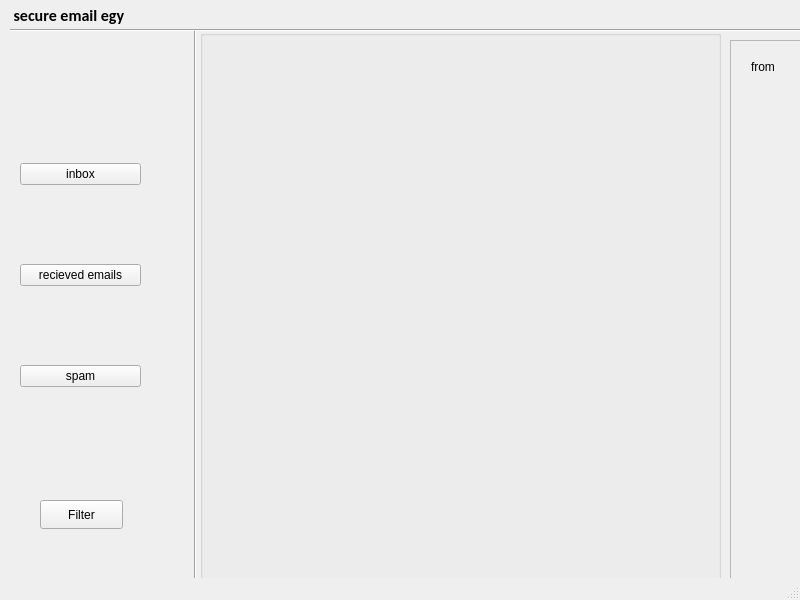
<?xml version="1.0" encoding="UTF-8"?>
<ui version="4.0">
 <class>MainWindowtest</class>
 <widget class="QMainWindow" name="MainWindowtest">
  <property name="geometry">
   <rect>
    <x>0</x>
    <y>0</y>
    <width>800</width>
    <height>600</height>
   </rect>
  </property>
  <property name="windowTitle">
   <string>MainWindowtest</string>
  </property>
  <widget class="QWidget" name="centralwidget">
   <widget class="QScrollArea" name="scrollArea">
    <property name="geometry">
     <rect>
      <x>730</x>
      <y>40</y>
      <width>661</width>
      <height>661</height>
     </rect>
    </property>
    <property name="verticalScrollBarPolicy">
     <enum>Qt::ScrollBarAlwaysOn</enum>
    </property>
    <property name="widgetResizable">
     <bool>true</bool>
    </property>
    <widget class="QWidget" name="scrollAreaWidgetContents">
     <property name="geometry">
      <rect>
       <x>0</x>
       <y>0</y>
       <width>642</width>
       <height>659</height>
      </rect>
     </property>
     <widget class="QLabel" name="emailcontent">
      <property name="geometry">
       <rect>
        <x>30</x>
        <y>60</y>
        <width>591</width>
        <height>591</height>
       </rect>
      </property>
      <property name="font">
       <font>
        <family>Microsoft JhengHei</family>
        <pointsize>16</pointsize>
       </font>
      </property>
      <property name="layoutDirection">
       <enum>Qt::RightToLeft</enum>
      </property>
      <property name="text">
       <string/>
      </property>
      <property name="textFormat">
       <enum>Qt::AutoText</enum>
      </property>
      <property name="scaledContents">
       <bool>false</bool>
      </property>
      <property name="wordWrap">
       <bool>true</bool>
      </property>
      <property name="margin">
       <number>12</number>
      </property>
     </widget>
     <widget class="QLabel" name="label">
      <property name="geometry">
       <rect>
        <x>20</x>
        <y>10</y>
        <width>101</width>
        <height>31</height>
       </rect>
      </property>
      <property name="text">
       <string>from</string>
      </property>
     </widget>
     <widget class="QLabel" name="label_2">
      <property name="geometry">
       <rect>
        <x>142</x>
        <y>9</y>
        <width>201</width>
        <height>31</height>
       </rect>
      </property>
      <property name="text">
       <string>@Develpers.com</string>
      </property>
     </widget>
    </widget>
   </widget>
   <widget class="Line" name="line_2">
    <property name="geometry">
     <rect>
      <x>180</x>
      <y>30</y>
      <width>31</width>
      <height>701</height>
     </rect>
    </property>
    <property name="orientation">
     <enum>Qt::Vertical</enum>
    </property>
   </widget>
   <widget class="QPushButton" name="pushButton">
    <property name="geometry">
     <rect>
      <x>40</x>
      <y>500</y>
      <width>83</width>
      <height>29</height>
     </rect>
    </property>
    <property name="text">
     <string>Filter</string>
    </property>
   </widget>
   <widget class="QLabel" name="header">
    <property name="geometry">
     <rect>
      <x>10</x>
      <y>0</y>
      <width>251</width>
      <height>31</height>
     </rect>
    </property>
    <property name="font">
     <font>
      <family>Calibri</family>
      <pointsize>12</pointsize>
      <bold>true</bold>
     </font>
    </property>
    <property name="text">
     <string> secure email egy</string>
    </property>
   </widget>
   <widget class="QGroupBox" name="inboxgroupbox_2">
    <property name="geometry">
     <rect>
      <x>200</x>
      <y>30</y>
      <width>521</width>
      <height>671</height>
     </rect>
    </property>
    <property name="title">
     <string/>
    </property>
    <widget class="QWidget" name="verticalLayoutWidget_3">
     <property name="geometry">
      <rect>
       <x>0</x>
       <y>10</y>
       <width>511</width>
       <height>661</height>
      </rect>
     </property>
     <layout class="QVBoxLayout" name="verticalLayout_3"/>
    </widget>
   </widget>
   <widget class="Line" name="line">
    <property name="geometry">
     <rect>
      <x>10</x>
      <y>20</y>
      <width>1381</width>
      <height>20</height>
     </rect>
    </property>
    <property name="orientation">
     <enum>Qt::Horizontal</enum>
    </property>
   </widget>
   <widget class="QWidget" name="verticalLayoutWidget">
    <property name="geometry">
     <rect>
      <x>20</x>
      <y>90</y>
      <width>121</width>
      <height>371</height>
     </rect>
    </property>
    <layout class="QVBoxLayout" name="verticalLayout">
     <item>
      <widget class="QPushButton" name="inboxbutton">
       <property name="text">
        <string>inbox</string>
       </property>
      </widget>
     </item>
     <item>
      <widget class="QPushButton" name="pushButton_7">
       <property name="text">
        <string>recieved emails</string>
       </property>
      </widget>
     </item>
     <item>
      <widget class="QPushButton" name="spambutton">
       <property name="text">
        <string>spam</string>
       </property>
      </widget>
     </item>
    </layout>
   </widget>
   <widget class="Line" name="line_3">
    <property name="geometry">
     <rect>
      <x>0</x>
      <y>705</y>
      <width>1401</width>
      <height>21</height>
     </rect>
    </property>
    <property name="orientation">
     <enum>Qt::Horizontal</enum>
    </property>
   </widget>
  </widget>
  <widget class="QMenuBar" name="menubar">
   <property name="geometry">
    <rect>
     <x>0</x>
     <y>0</y>
     <width>800</width>
     <height>25</height>
    </rect>
   </property>
  </widget>
  <widget class="QStatusBar" name="statusbar"/>
 </widget>
 <resources/>
 <connections/>
</ui>
